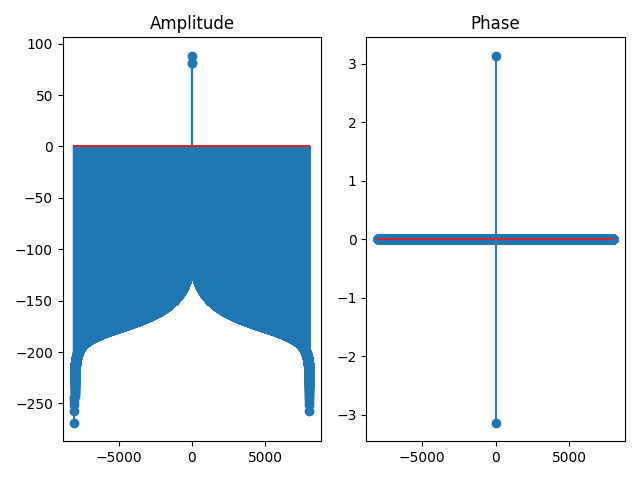

Source code (Python):
import numpy as np
import matplotlib.pyplot as plt
from q07 import hamming

fs = 16000
sec = 3
N = fs * sec
wN = 2 ** 8

w = hamming(N)
W = np.fft.fft(w)

amp = 20 * np.log10(np.abs(W))
#amp = np.abs(W)
phs = np.angle(W)
phs[amp < 1e-5] = 0 

freq = np.fft.fftfreq(int(N), d=1/fs)

fig, axs = plt.subplots(1, 2)
axs[0].stem(freq, amp)
axs[0].set_title('Amplitude')
axs[1].stem(freq, phs)
axs[1].set_title('Phase')

fig.tight_layout()

plt.savefig('./skotsugi/chapter02/q09.png')
